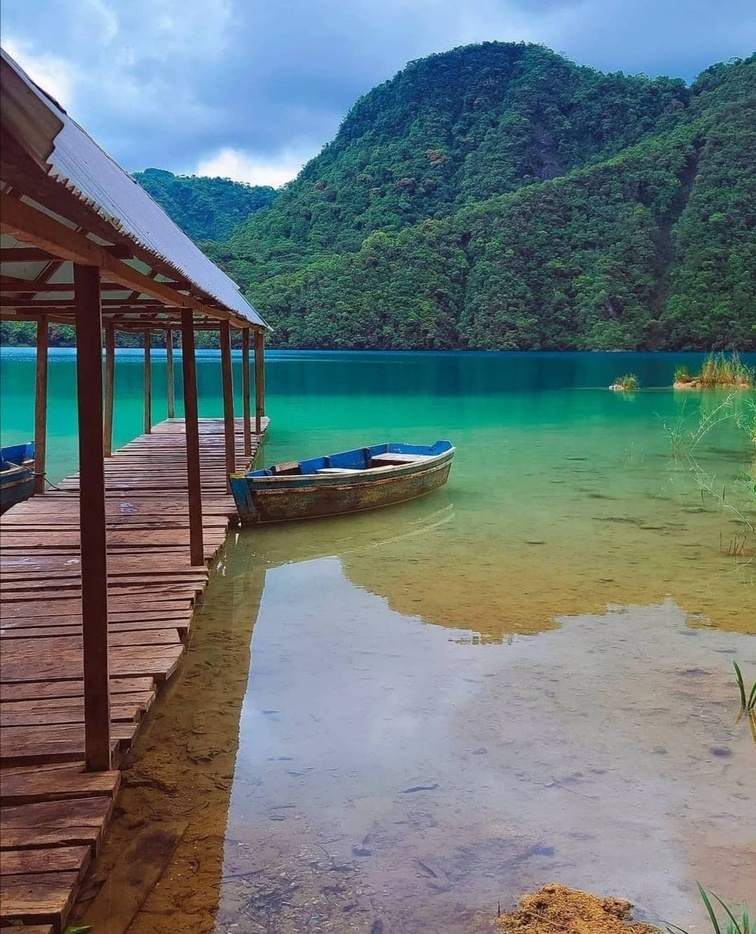
#> input picture Lab1/laguna.jpeg, 756 x 934 px, shrunk from 1080 x 1335 before the run
$ jupyter execute --allow-errors 'Lab 1.ipynb'
#> lines starting #> are read from the running program, lines starting #| are printed output that depends on the picture
#> further down, img is the input picture: shape (934, 756, 3); mean B, G, R 119.5, 117.2, 103.1
#> the answer given: 3
Nombre: Pablo César Méndez Rodas
Carnet: 22006487
Text Mining & Image Recognition, sección L
PAPD - Tercer trimestre 2023

# LABORATORIO #1

[cell 1]
import cv2
import numpy as np
import matplotlib.pyplot as plt

## Problema 1

[cell 2]
def imagen_canal(imagen, color):
#> called with color = 3
    if color not in [1,2,3,10,20,30]:
        raise ValueError("El código de color debe ser 1,2,3,10,20,30")

    imagen = cv2.cvtColor(imagen, cv2.COLOR_BGR2RGB)

    alto = imagen.shape[0]
#> alto = 934
    ancho = imagen.shape[1]
#> ancho = 756

    monocromo = np.zeros((alto,ancho,3))

    for i in range (0,alto):
        for j in range(0,ancho):
            pixel = imagen[i,j]

            #Extraemos canales
            red = pixel[0]
            green = pixel [1]
            blue = pixel [2]

            if color == 1:
                monocromo[i,j] = [blue,0,0]
            elif color == 2:
                monocromo[i,j] = [0,green,0]
            elif color == 3:
                monocromo[i,j] = [0,0,red]
            elif color == 10:
                monocromo[i,j] = [0,green,red]
            elif color == 20:
                monocromo[i,j] = [blue,green,0]
            elif color == 30:
                monocromo[i,j] = [blue,0,red]
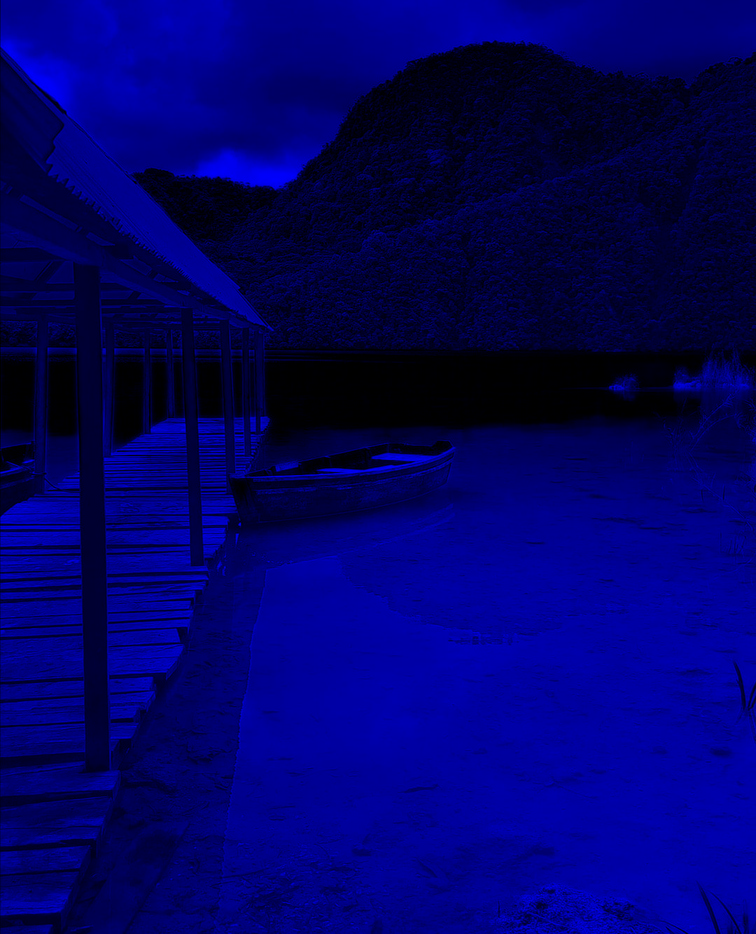
#> monocromo: shape (934, 756, 3) float64; mean R, G, B 0, 0, 103.1
    return monocromo

[cell 3]
img = cv2.imread("laguna.jpeg")
cod = int(input('Ingrese el código del color: '))

img_canal = imagen_canal(img,cod)

nombre_img= f"laguna_cod{cod}.jpg"
cv2.imwrite(nombre_img,img_canal)
img_canal = cv2.imread(nombre_img)
img_canal = cv2.cvtColor(img_canal, cv2.COLOR_BGR2RGB)
plt.imshow(img_canal)
plt.show()

## Problema 2

[cell 4]
def construir_color(imagen_r, imagen_g, imagen_b):

    alto = imagen_r.shape[0]
    ancho = imagen_r.shape[1]

    monocromo = np.zeros((alto,ancho,3))

    for i in range (0,alto):
        for j in range(0,ancho):
            pixel_r = imagen_r[i,j]
            pixel_g = imagen_g[i,j]
            pixel_b = imagen_b[i,j]

            #Extraemos canales
            red = pixel_r[0]
            green = pixel_g [0]
            blue = pixel_b [0]

            monocromo[i,j] = [blue,green,red]

    return monocromo

[cell 5]
img_r = cv2.imread("imagen2/imagen2_salida_gray_rojo.jpg")
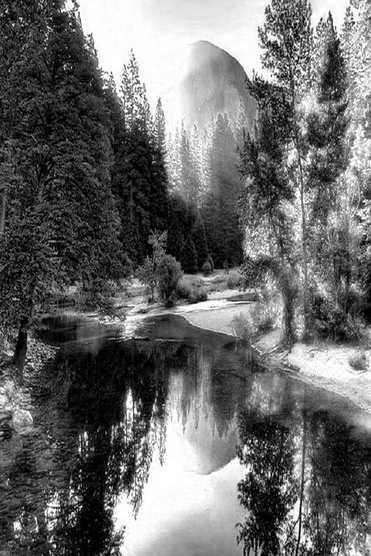
#> input picture Lab1/imagen2/imagen2_salida_gray_rojo.jpg, 371 x 556 px, shrunk from 530 x 795 before the run
#> img_r is the input picture: shape (556, 371, 3); min 0, max 255, mean 106.4
img_g = cv2.imread("imagen2/imagen2_salida_gray_verde.jpg")
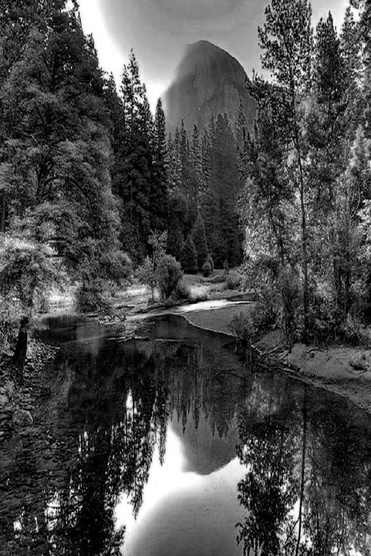
#> input picture Lab1/imagen2/imagen2_salida_gray_verde.jpg, 371 x 556 px, shrunk from 530 x 795 before the run
#> img_g is the input picture: shape (556, 371, 3); min 0, max 255, mean 75.4
img_b = cv2.imread("imagen2/imagen2_salida_gray_azul.jpg")
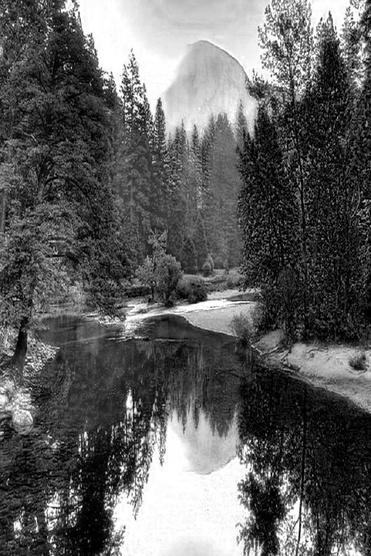
#> input picture Lab1/imagen2/imagen2_salida_gray_azul.jpg, 371 x 556 px, shrunk from 530 x 795 before the run
#> img_b is the input picture: shape (556, 371, 3); min 0, max 255, mean 95.1

imagen_color = construir_color(img_r, img_g, img_b)
#> after the loop in construir_color, `for i in range (0,alto):`:
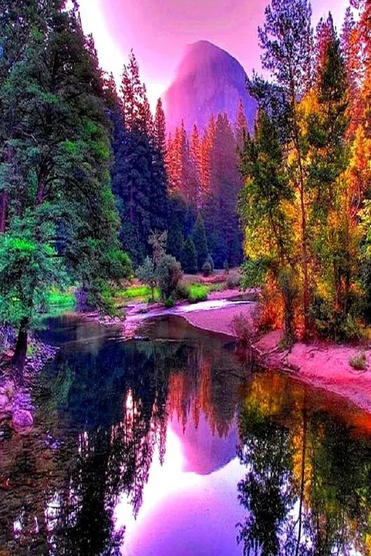
#> monocromo: shape (556, 371, 3) float64; mean B, G, R 95.1, 75.4, 106.4

cv2.imwrite("imagen2/imagen 2 a color.jpg",imagen_color)
imagen_color = cv2.imread("imagen2/imagen 2 a color.jpg")
imagen_color = cv2.cvtColor(imagen_color, cv2.COLOR_BGR2RGB)
plt.imshow(imagen_color)
plt.show()

## Problema 3

[cell 6]
def construir_gris(imagen):

    imagen = cv2.cvtColor(imagen, cv2.COLOR_BGR2RGB)

    alto = imagen.shape[0]
#> alto = 934
    ancho = imagen.shape[1]
#> ancho = 756

    gris_r = np.zeros((alto,ancho,1))
    gris_g = np.zeros((alto,ancho,1))
    gris_b = np.zeros((alto,ancho,1))

    for i in range (0,alto):
        for j in range(0,ancho):
            pixel = imagen[i,j]

            #Extraemos canales
            red = pixel[0]
            green = pixel [1]
            blue = pixel [2]

            gris_r[i,j] = red
            gris_g[i,j] = green
            gris_b[i,j] = blue
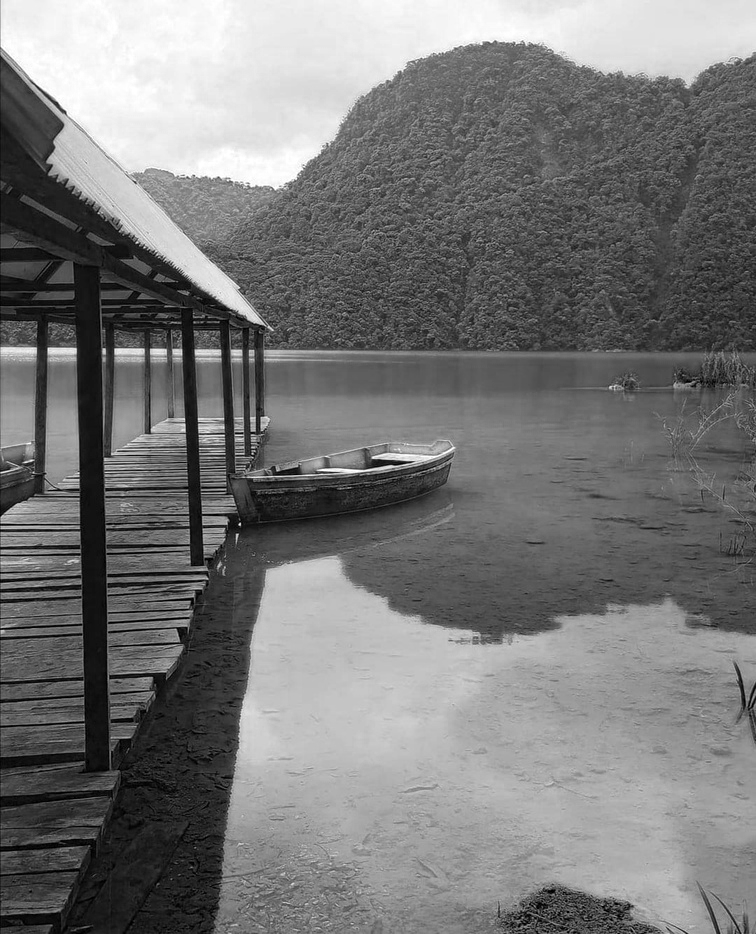
#> gris_b: shape (934, 756, 1) float64; min 0, max 255, mean 119.5
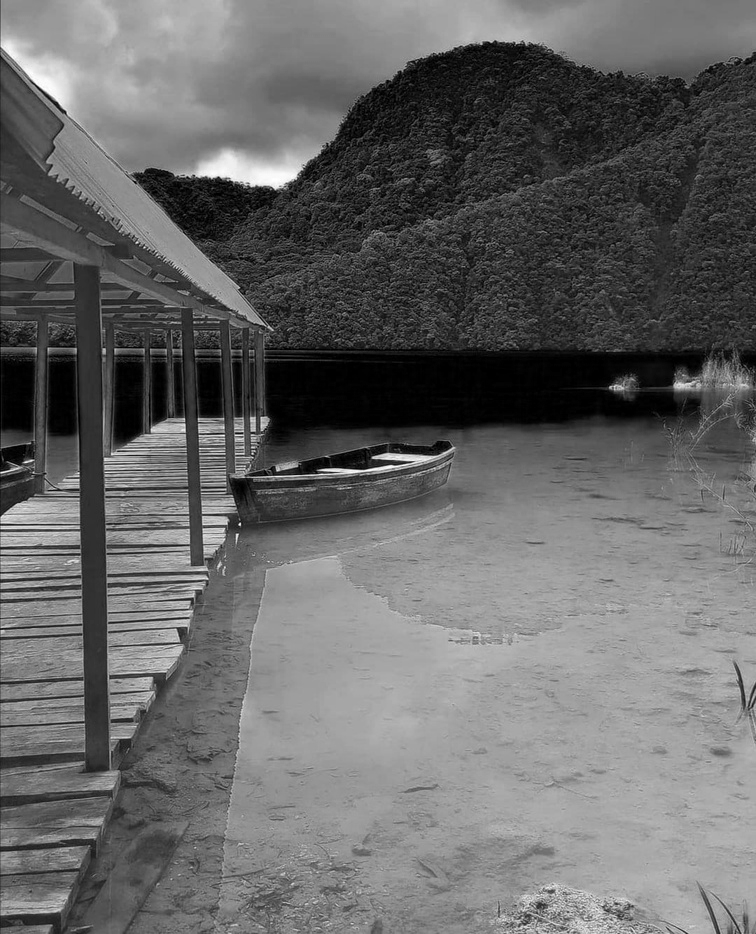
#> gris_r: shape (934, 756, 1) float64; min 0, max 255, mean 103.1


    return gris_r,gris_g,gris_b

[cell 7]
img = cv2.imread("laguna.jpeg")

img_gris_r,img_gris_g,img_gris_b = construir_gris(img)

cv2.imwrite("laguna gris_r.jpg",img_gris_r)
cv2.imwrite("laguna gris_g.jpg",img_gris_g)
cv2.imwrite("laguna gris_b.jpg",img_gris_b)
img_gris_r = cv2.imread("laguna gris_r.jpg")
#> img_gris_r: shape (934, 756, 3); min 0, max 255, mean 103.1
img_gris_g = cv2.imread("laguna gris_g.jpg")
#> img_gris_g: shape (934, 756, 3); min 0, max 255, mean 117.2
img_gris_b = cv2.imread("laguna gris_b.jpg")
#> img_gris_b: shape (934, 756, 3); min 0, max 255, mean 119.5

plt.figure(figsize=(10, 5))

plt.subplot(1, 3, 1)
plt.imshow(img_gris_r)
plt.title("Gris-Rojo")

plt.subplot(1, 3, 2)
plt.imshow(img_gris_g)
plt.title("Gris-Verde")

plt.subplot(1, 3, 3)
plt.imshow(img_gris_b)
plt.title("Gris-Azul")

plt.show()

## Problema 4

[cell 8]
def mostrar_histogramas(imagen):
    # Calculamos el histograma para cada canal de color
    histograma_r = np.histogram(imagen[:, :, 0], bins=256, range=(0, 256))[0]
#> histograma_r = 256 values, max 5779 at index 91, min 237 at index 1, mean 2758.2
    histograma_g = np.histogram(imagen[:, :, 1], bins=256, range=(0, 256))[0]
#> histograma_g = 256 values, max 8419 at index 161, min 13 at index 254, mean 2758.2
    histograma_b = np.histogram(imagen[:, :, 2], bins=256, range=(0, 256))[0]
#> histograma_b = 256 values, max 9429 at index 166, min 13 at index 255, mean 2758.2

    # Calculamos el histograma de escala de grises con promedio aritmético
    promedio = np.mean(imagen, axis=2).astype(np.uint8)
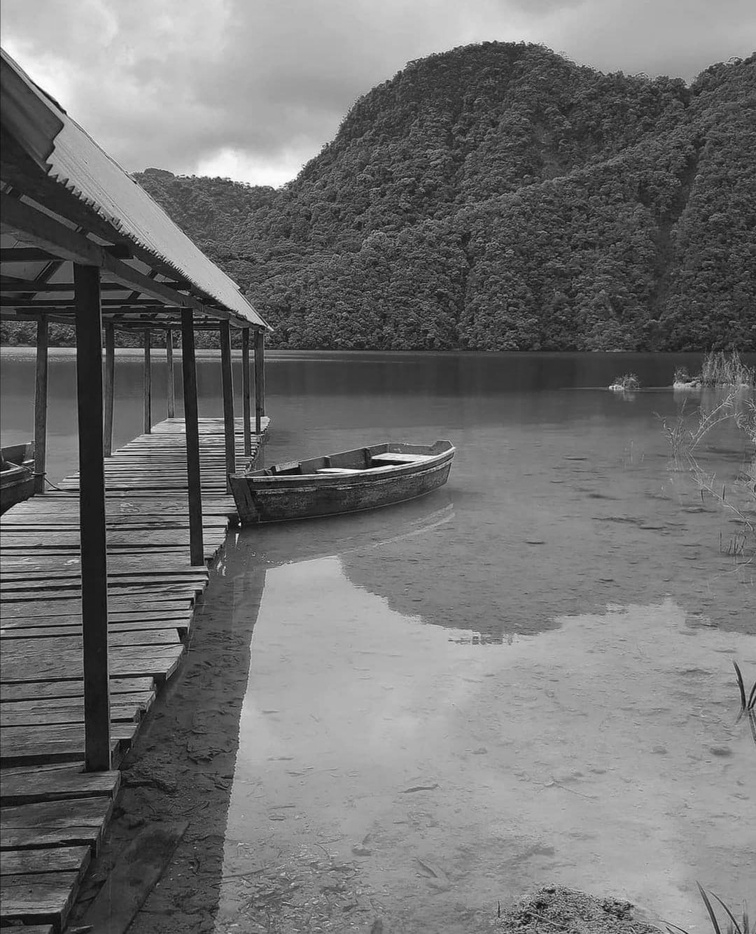
#> promedio: shape (934, 756); min 3, max 255, mean 113
    histograma_gris = np.histogram(promedio, bins=256, range=(0, 256))[0]
#> histograma_gris = 256 values, max 7845 at index 172, min 0 at index 0, mean 2758.2

    # Calculamos la media de la distribución de cada canal de color
    media_r = np.average(np.arange(256), weights=histograma_r)
#> media_r = 119.5
    media_g = np.average(np.arange(256), weights=histograma_g)
#> media_g = 117.2
    media_b = np.average(np.arange(256), weights=histograma_b)
#> media_b = 103.1
    media_gris = np.average(np.arange(256), weights=histograma_gris)
#> media_gris = 113

    # Mostramos histogramas
    plt.figure(figsize=(12, 8))

    plt.subplot(2, 2, 1)
    plt.plot(histograma_r, color='red')
    plt.axvline(x=media_r, color='black', linestyle='dashed')
    plt.title("Histograma Canal Rojo")
    plt.xlim(0, 256)

    plt.subplot(2, 2, 2)
    plt.plot(histograma_g, color='green')
    plt.axvline(x=media_g, color='black', linestyle='dashed')
    plt.title("Histograma Canal Verde")
    plt.xlim(0, 256)

    plt.subplot(2, 2, 3)
    plt.plot(histograma_b, color='blue')
    plt.axvline(x=media_b, color='black', linestyle='dashed')
    plt.title("Histograma Canal Azul")
    plt.xlim(0, 256)

    plt.subplot(2, 2, 4)
    plt.plot(histograma_gris, color='gray')
    plt.axvline(x=media_gris, color='black', linestyle='dashed')
    plt.title("Histograma Escala de Grises")
    plt.xlim(0, 256)

    plt.tight_layout()
    plt.show()
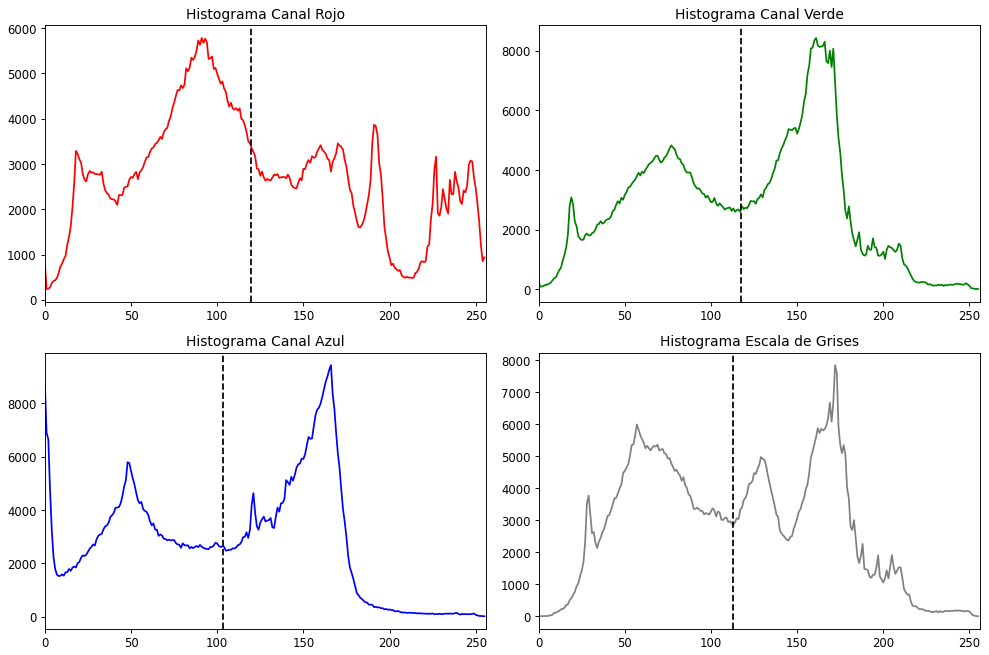
#> figure drawn by matplotlib, 4 panels; panel 1: curve peaks at x = 91, y = 5779; panel 2: curve peaks at x = 161, y = 8419; panel 3: curve peaks at x = 166, y = 9429; panel 4: curve peaks at x = 172, y = 7845


imagen = cv2.imread("laguna.jpeg")

mostrar_histogramas(imagen)

## Problema 5

[cell 9]
# Se subió un archivo PDF con la respuesta

from PyPDF2 import PdfReader

def extraer_texto_pdf(nombre_archivo):
    texto = ""
    with open(nombre_archivo, "rb") as archivo_pdf:
        lector = PdfReader(archivo_pdf)
        num_paginas = len(lector.pages)
        for pagina in range(num_paginas):
            texto += lector.pages[pagina].extract_text()
    return texto

nombre_archivo = "Problema 5.pdf"
#> (the rest of this cell did not finish here and is left out)

[cell 10]
#Pequeña demostración de un formato HSV

# Cargamos imagen en formato RGB
imagen_rgb = cv2.imread("laguna.jpeg", cv2.IMREAD_COLOR)
# Convertimos imagen a formato HSV
imagen_hsv = cv2.cvtColor(imagen_rgb, cv2.COLOR_BGR2HSV)
#> imagen_hsv: shape (934, 756, 3); mean H, S, V 77, 102, 137.3
plt.imshow(imagen_hsv)
plt.show()
